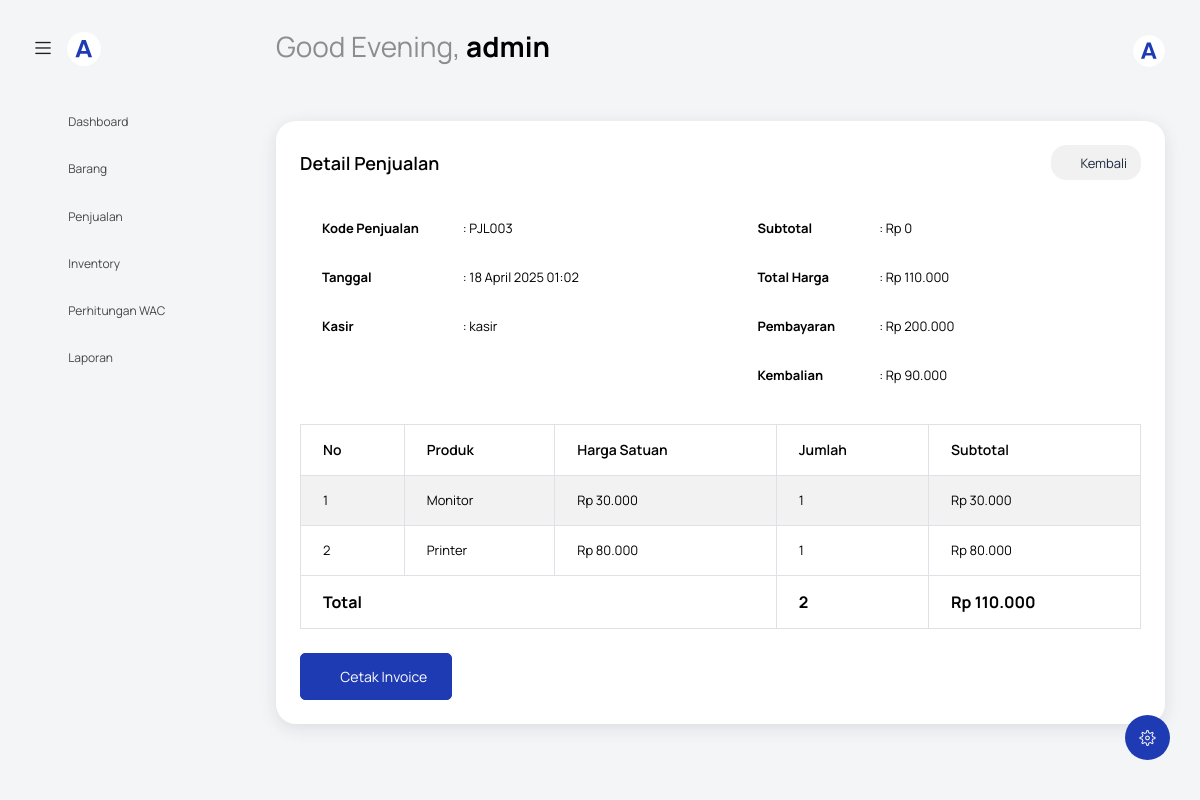
/index.php?page=detail-penjualan&id=12 (signed in), run on the app's committed database.
### tables this page shows
CREATE TABLE `penjualan` (
  `id_penjualan` int NOT NULL,
  `kode_penjualan` varchar(20) NOT NULL,
  `tanggal` datetime DEFAULT CURRENT_TIMESTAMP,
  `subtotal` decimal(12,2) NOT NULL DEFAULT '0.00',
  `total_harga` decimal(12,2) NOT NULL DEFAULT '0.00',
  `nominal_bayar` decimal(12,2) NOT NULL DEFAULT '0.00',
  `kembalian` decimal(12,2) NOT NULL DEFAULT '0.00',
  `id_users` int NOT NULL
);

CREATE TABLE `users` (
  `id_users` int NOT NULL,
  `username` varchar(50) NOT NULL,
  `email` varchar(100) NOT NULL,
  `password` varchar(255) NOT NULL,
  `level` enum('admin','pimpinan','gudang','kasir') NOT NULL,
  `created_at` timestamp NULL DEFAULT CURRENT_TIMESTAMP
);

CREATE TABLE `penjualan_detail` (
  `id_penjualan_detail` int NOT NULL,
  `id_penjualan` int NOT NULL,
  `id_barang` int NOT NULL,
  `jumlah` int NOT NULL DEFAULT '0',
  `harga_satuan` decimal(12,2) NOT NULL DEFAULT '0.00',
  `total_harga` decimal(12,2) NOT NULL DEFAULT '0.00'
);

CREATE TABLE `barang` (
  `id_barang` int NOT NULL,
  `kode_barang` varchar(50) NOT NULL,
  `nama_barang` varchar(100) NOT NULL,
  `kategori` varchar(50) DEFAULT NULL,
  `satuan` varchar(20) DEFAULT NULL,
  `harga_beli` decimal(12,2) NOT NULL DEFAULT '0.00',
  `harga_jual` decimal(12,2) NOT NULL DEFAULT '0.00'
);

### view/penjualan/detail-data.php (the view, shortened to what this page needs)
<?php
include 'view/template/header.php';
include 'koneksi.php';
$id = isset($_GET['id']) ? $_GET['id'] : '';
$header_query = "SELECT
                  p.id_penjualan,
                  p.kode_penjualan,
                  p.tanggal,
                  p.subtotal,
                  p.total_harga,
                  p.nominal_bayar,
                  p.kembalian,
                  u.username
                FROM penjualan p
                LEFT JOIN users u ON p.id_users = u.id_users
                WHERE p.id_penjualan = '$id'";
$header_result = mysqli_query($koneksi, $header_query);
$header = mysqli_fetch_assoc($header_result);
$detail_query = "SELECT
                  pd.id_penjualan_detail,
                  b.nama_barang,
                  pd.harga_satuan,
                  pd.jumlah,
                  pd.total_harga as subtotal
                FROM penjualan_detail pd
                JOIN barang b ON pd.id_barang = b.id_barang
                WHERE pd.id_penjualan = '$id'
                ORDER BY pd.id_penjualan_detail";
$detail_result = mysqli_query($koneksi, $detail_query);
$count_query = "SELECT SUM(jumlah) as jumlah_total FROM penjualan_detail WHERE id_penjualan = '$id'";
$count_result = mysqli_query($koneksi, $count_query);
$count_data = mysqli_fetch_assoc($count_result);
$jumlah_total = $count_data['jumlah_total'];
$tanggal = new DateTime($header['tanggal']);
$bulan_indo = [
    "Januari",
    "Februari",
    "Maret",
    "April",
    "Mei",
    "Juni",
    "Juli",
    "Agustus",
    "September",
    "Oktober",
    "November",
    "Desember"
];
$tanggal_indo = $tanggal->format('d') . " " . $bulan_indo[$tanggal->format('n') - 1] . " " . $tanggal->format('Y H:i');
?>
<body class="with-welcome-text">
    <div class="container-scroller">
        <?php include 'view/template/navbar.php'; ?>
        <div class="container-fluid page-body-wrapper">
            <?php include 'view/template/setting_panel.php'; ?>
            <?php include 'view/template/sidebar.php'; ?>
            <div class="main-panel">
                <div class="content-wrapper">
                    <div class="row">
                        <div class="col-sm-12">
                            <div class="card">
                                <div class="card-body">
                                    <div class="d-flex justify-content-between align-items-center mb-4">
                                        <h4 class="card-title mb-0">Detail Penjualan</h4>
                                        <a href="index.php?page=penjualan" class="btn btn-secondary btn-sm">
                                            <i class="mdi mdi-arrow-left"></i> Kembali
                                        </a>
                                    </div>
                                    <div class="row mb-4">
                                        <div class="col-md-6">
                                            <table class="table table-borderless">
                                                <tr>
                                                    <td width="30%"><strong>Kode Penjualan</strong></td>
                                                    <td>: <?= htmlspecialchars($header['kode_penjualan']); ?></td>
                                                </tr>
                                                <tr>
                                                    <td><strong>Tanggal</strong></td>
                                                    <td>: <?= $tanggal_indo; ?></td>
                                                </tr>
                                                <tr>
                                                    <td><strong>Kasir</strong></td>
                                                    <td>: <?= htmlspecialchars($header['username']); ?></td>
                                                </tr>
                                            </table>
                                        </div>
                                        <div class="col-md-6">
                                            <table class="table table-borderless">
                                                <tr>
                                                    <td width="30%"><strong>Subtotal</strong></td>
                                                    <td>: Rp <?= number_format($header['subtotal'], 0, ',', '.'); ?></td>
                                                </tr>
                                                <tr>
                                                    <td><strong>Total Harga</strong></td>
                                                    <td>: Rp <?= number_format($header['total_harga'], 0, ',', '.'); ?></td>
                                                </tr>
                                                <tr>
                                                    <td><strong>Pembayaran</strong></td>
                                                    <td>: Rp <?= number_format($header['nominal_bayar'], 0, ',', '.'); ?></td>
                                                </tr>
                                                <tr>
                                                    <td><strong>Kembalian</strong></td>
                                                    <td>: Rp <?= number_format($header['kembalian'], 0, ',', '.'); ?></td>
                                                </tr>
                                            </table>
                                        </div>
                                    </div>
                                    <div class="table-responsive">
                                        <table class="table table-bordered table-striped">
                                            <thead>
                                                <tr>
                                                    <th>No</th>
                                                    <th>Produk</th>
                                                    <th>Harga Satuan</th>
                                                    <th>Jumlah</th>
                                                    <th>Subtotal</th>
                                                </tr>
                                            </thead>
                                            <tbody>
                                                <?php $no = 1;
                                                while ($row = mysqli_fetch_assoc($detail_result)) : ?>
                                                    <tr>
                                                        <td><?= $no++; ?></td>
                                                        <td><?= htmlspecialchars($row['nama_barang']); ?></td>
                                                        <td>Rp <?= number_format($row['harga_satuan'], 0, ',', '.'); ?></td>
                                                        <td><?= $row['jumlah']; ?></td>
                                                        <td>Rp <?= number_format($row['subtotal'], 0, ',', '.'); ?></td>
                                                    </tr>
                                                <?php endwhile; ?>
                                            </tbody>
                                            <tfoot>
                                                <tr>
                                                    <th colspan="3" class="text-right">Total</th>
                                                    <th><?= $jumlah_total; ?></th>
                                                    <th>Rp <?= number_format($header['total_harga'], 0, ',', '.'); ?></th>
                                                </tr>
                                            </tfoot>
                                        </table>
                                    </div>
                                    <div class="text-right mt-4">
                                        <a href="index.php?page=invoice&id=<?= $header['id_penjualan']; ?>" class="btn btn-primary" target="_blank">
                                            <i class="mdi mdi-printer"></i> Cetak Invoice
                                        </a>
                                    </div>
                                </div>
                            </div>
                        </div>
                    </div>
                </div>
            </div>
        </div>
    </div>
</body>
</html>

### index.php (shortened to what this page needs)
<?php
$page = isset($_GET['page']) ? $_GET['page'] : 'login';
switch ($page) {
    case 'detail-penjualan':
        include 'view/penjualan/detail-data.php';
        break;
}

### view/template/header.php (shortened to what this page needs)
<!DOCTYPE html>
<html lang="en">
<head>
  <link rel="stylesheet" href="assets/vendors/feather/feather.css" />
  <link rel="stylesheet" href="assets/vendors/mdi/css/materialdesignicons.min.css" />
  <link rel="stylesheet" href="assets/vendors/ti-icons/css/themify-icons.css" />
  <link rel="stylesheet" href="assets/vendors/typicons/typicons.css" />
  <link rel="stylesheet" href="assets/vendors/simple-line-icons/css/simple-line-icons.css" />
  <link rel="stylesheet" href="assets/vendors/css/vendor.bundle.base.css" />
  <link rel="stylesheet" href="assets/vendors/datatables.net-bs4/dataTables.bootstrap4.css" />
  <link rel="stylesheet" type="text/css" href="assets/js/select.dataTables.min.css" />
  <link rel="stylesheet" href="assets/css/vertical-layout-light/style.css" />
</head>

### view/template/navbar.php (shortened to what this page needs)
<?php
$namaPengguna = isset($_SESSION['username']) ? $_SESSION['username'] : 'Guest';
?>
<nav class="navbar default-layout col-lg-12 col-12 p-0 fixed-top d-flex align-items-top flex-row">
  <div class="text-center navbar-brand-wrapper d-flex align-items-center justify-content-start">
    <div class="me-3">
      <button class="navbar-toggler navbar-toggler align-self-center" type="button" data-bs-toggle="minimize">
        <span class="icon-menu"></span>
      </button>
    </div>
    <div>
      <a class="navbar-brand brand-logo" href="../index.php">
      <img src="assets/images/logo-mini-reverse.svg" alt="logo" />
      </a>
    </div>
  </div>
  <div class="navbar-menu-wrapper d-flex align-items-top">
    <ul class="navbar-nav">
      <li class="nav-item font-weight-semibold d-none d-lg-block ms-0">
        <h1 class="welcome-text">
          <span id="greeting"></span>, <span class="text-black fw-bold"><?php echo htmlspecialchars($namaPengguna); ?></span>
        </h1>
      </li>
    </ul>
    <ul class="navbar-nav ms-auto">
      <li class="nav-item dropdown d-none d-lg-block user-dropdown">
        <a class="nav-link" id="UserDropdown" href="#" data-bs-toggle="dropdown" aria-expanded="false">
          <img class="img-xs rounded-circle" src="assets/images/logo-mini-reverse.svg" alt="Profile image" />
        </a>
      </li>
    </ul>
  </div>
</nav>

### view/template/setting_panel.php (shortened to what this page needs)
<div class="theme-setting-wrapper">
    <div id="settings-trigger"><i class="ti-settings"></i></div>
</div>

### view/template/sidebar.php (shortened to what this page needs)
<?php
$menu = [
  [
    'title' => 'Dashboard',
    'icon' => 'mdi-view-dashboard',
    'url' => 'index.php?page=dashboard',
    'level' => ['admin', 'kasir', 'pimpinan']
  ],
  [
    'title' => 'Barang',
    'icon' => 'mdi-cube-outline',
    'url' => 'index.php?page=barang',
    'level' => ['admin']
  ],
  [
    'title' => 'Penjualan',
    'icon' => 'mdi-cart-outline',
    'url' => 'index.php?page=penjualan',
    'level' => ['admin', 'kasir']
  ],
  [
    'title' => 'Inventory',
    'icon' => 'mdi-warehouse',
    'url' => 'index.php?page=inventory',
    'level' => ['admin']
  ],
  [
    'title' => 'Perhitungan WAC',
    'icon' => 'mdi-calculator-variant-outline',
    'url' => 'index.php?page=wac',
    'level' => ['admin', 'pimpinan']
  ],
  [
    'title' => 'Laporan',
    'icon' => 'mdi-file-chart-outline',
    'url' => 'index.php?page=laporan',
    'level' => ['admin', 'pimpinan']
  ]
];
$currentPage = isset($_GET['page']) ? $_GET['page'] : 'dashboard';
$userLevel = isset($_SESSION['level']) ? $_SESSION['level'] : '';
?>
<nav class="sidebar sidebar-offcanvas" id="sidebar">
  <ul class="nav">
    <?php foreach ($menu as $item): ?>
      <?php if (in_array($userLevel, $item['level'])): ?>
        <li class="nav-item">
          <?php if (empty($item['children'])): ?>
            <a class="nav-link <?php echo $currentPage == basename($item['url'], '.php') ? 'active' : ''; ?>" href="<?php echo $item['url']; ?>">
              <i class="mdi <?php echo $item['icon']; ?> menu-icon"></i>
              <span class="menu-title"><?php echo $item['title']; ?></span>
            </a>
          <?php endif; ?>
        </li>
      <?php endif; ?>
    <?php endforeach; ?>
  </ul>
</nav>

### data on the page
penjualan: kode_penjualan "PJL003", tanggal "18 April 2025 01:02", id_users.username "kasir", subtotal "0", total_harga "110.000", nominal_bayar "200.000", kembalian "90.000"
penjualan_detail: id_barang.nama_barang "Monitor", harga_satuan "30.000", jumlah "1", total_harga "30.000"
penjualan_detail: id_barang.nama_barang "Printer", harga_satuan "80.000", jumlah "1", total_harga "80.000"

### other printed values
$namaPengguna "admin"
$item['title'] "Dashboard"
$item['title'] "Barang"
$item['title'] "Penjualan"
$item['title'] "Inventory"
$item['title'] "Perhitungan WAC"
$item['title'] "Laporan"
$jumlah_total "2"
